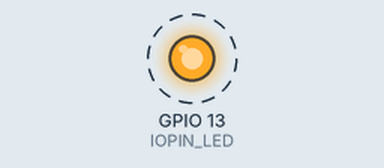
This program was run on a simulated ESP8266 (NodeMCU). Parts: output pins drawn as LEDs (lit = HIGH). Dashed ring = blinking. What the program prints to the serial monitor is not drawn.

Above: at 0.06 s.
Timing chart, 0 to 3.0 s (numbered marks = the images above):
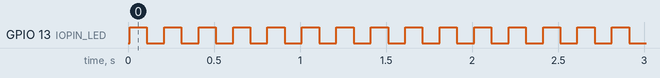

The program:

main.cpp
```cpp
#include <Arduino.h>

//                               GPIO   NodeMCU
static const uint8_t IOPIN_BTN   = 0;   //   3;
static const uint8_t IOPIN_RELAY = 12;  //   6;
static const uint8_t IOPIN_LED   = 13;  //   7;
static const uint8_t IOPIN_EXTRA = 14;  //   5;

// the setup function runs once when you press reset or power the board
void setup() {

    Serial.begin(115200);
    Serial.println("Booting...");

    delay(10);

    pinMode(IOPIN_LED, OUTPUT);

    Serial.println("Done!");
}

// the loop function runs over and over again forever
void loop() {
    digitalWrite(IOPIN_LED, HIGH);
    delay(100);
    digitalWrite(IOPIN_LED, LOW);
    delay(100);

    yield();
}
```

Measured:
- by itself, GPIO 13 (IOPIN_LED): alternates HIGH for 0.10 s and LOW for 0.10 s
